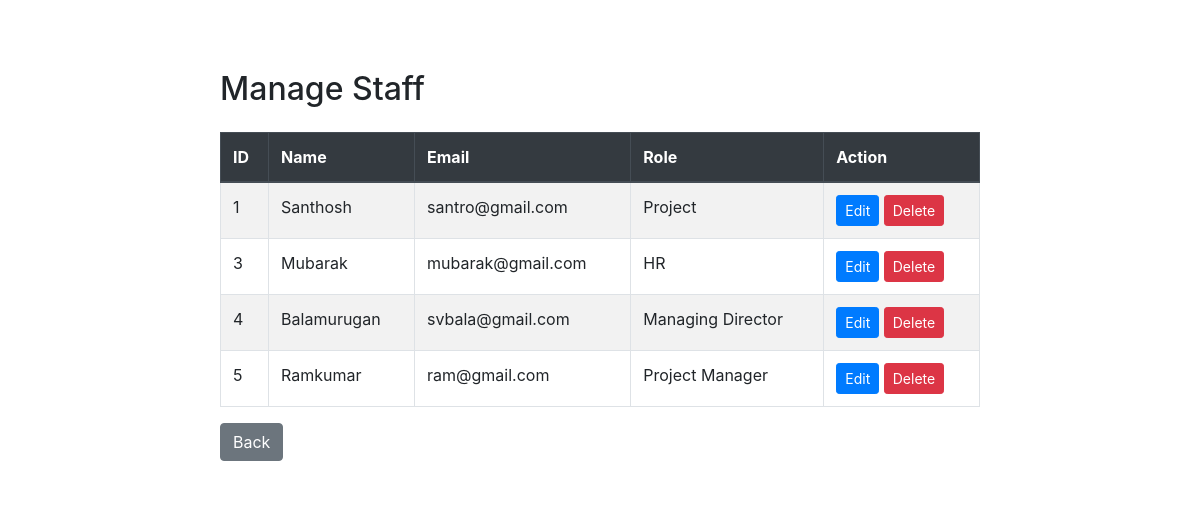
Screenshot of /manage_staff.php with the database file from the repository.
### tables this page shows
CREATE TABLE `staff` (
  `id` int(11) NOT NULL,
  `name` varchar(255) NOT NULL,
  `email` varchar(255) NOT NULL,
  `role` varchar(255) NOT NULL
);

### manage_staff.php (the view, shortened to what this page needs)
<?php
include 'db_connect.php';
$sql = "SELECT * FROM staff";
$stmt = $conn->query($sql);
$staff_members = $stmt->fetchAll(PDO::FETCH_ASSOC);
?>
<!DOCTYPE html>
<html lang="en">
<head>
    <link rel="stylesheet" href="https://maxcdn.bootstrapcdn.com/bootstrap/4.5.2/css/bootstrap.min.css">
</head>
<body>
    <div class="container">
        <h2 class="mb-4">Manage Staff</h2>
        <div class="table-container">
            <table class="table table-bordered table-striped">
                <thead class="thead-dark">
                    <tr>
                        <th>ID</th>
                        <th>Name</th>
                        <th>Email</th>
                        <th>Role</th>
                        <th>Action</th>
                    </tr>
                </thead>
                <tbody>
                    <?php foreach ($staff_members as $staff): ?>
                        <tr>
                            <td><?= htmlspecialchars($staff['id']) ?></td>
                            <td><?= htmlspecialchars($staff['name']) ?></td>
                            <td><?= htmlspecialchars($staff['email']) ?></td>
                            <td><?= htmlspecialchars($staff['role']) ?></td>
                            <td>
                                <a href="edit_staff.php?id=<?= htmlspecialchars($staff['id']) ?>" class="btn btn-primary btn-sm">Edit</a>
                                <a href="delete_staff.php?id=<?= htmlspecialchars($staff['id']) ?>" class="btn btn-danger btn-sm" onclick="return confirm('Are you sure you want to delete this staff member?')">Delete</a>
                            </td>
                        </tr>
                    <?php endforeach; ?>
                </tbody>
            </table>
        </div>
        <a href="dashboard.html" class="btn btn-secondary">Back</a>
    </div>
</body>
</html>

### manage_staff.php (style rules this page uses)
body { background: url('bgimage.jpg') no-repeat center center fixed; background-size: cover; margin-top: 20px; margin-bottom: 20px; }
.container { background-color: rgba(255, 255, 255, 0.9); padding: 20px; max-width: 800px; border-radius: 10px; margin-top: 50px; margin-bottom: 20px; }
.table-container { margin-top: 20px; }

### rows the page displays
staff: id "1", name "Santhosh", email "santro@gmail.com", role "Project"
staff: id "3", name "Mubarak", email "mubarak@gmail.com", role "HR"
staff: id "4", name "Balamurugan", email "svbala@gmail.com", role "Managing Director"
staff: id "5", name "Ramkumar", email "ram@gmail.com", role "Project Manager"
